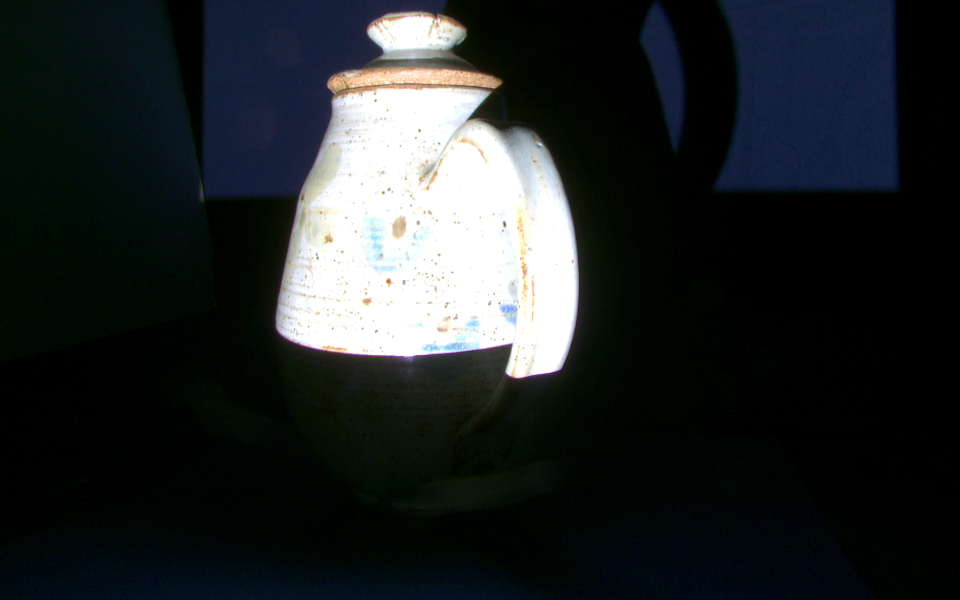
#> input picture Project/teapot/grab_1_u/frame_C0_21.png, 1920 x 1200 px, given in place of frame_C0_21.jpg, which was not available (shown at 1/2 size)
$ jupyter execute --allow-errors finalreport-Copy1.ipynb   (shell and % lines are left out)   (text cells are left out)
#> lines starting #> are read from the running program, lines starting #| are printed output that depends on the picture; pictures that were not available may be replaced by others from this repository, and a replacement may not be noted
### Project/camutils.py
import numpy as np
import scipy.optimize
import matplotlib.pyplot as plt

def makerotation(rx,ry,rz):
    """
    Generate a rotation matrix

    Parameters
    ----------
    rx,ry,rz : floats
        Amount to rotate around x, y and z axes in degrees

    Returns
    -------
    R : 2D numpy.array (dtype=float)
        Rotation matrix of shape (3,3)
    """
    rx = np.pi*rx/180.0
    ry = np.pi*ry/180.0
    rz = np.pi*rz/180.0

    Rx = np.array([[1,0,0],[0,np.cos(rx),-np.sin(rx)],[0,np.sin(rx),np.cos(rx)]])
    Ry = np.array([[np.cos(ry),0,-np.sin(ry)],[0,1,0],[np.sin(ry),0,np.cos(ry)]])
    Rz = np.array([[np.cos(rz),-np.sin(rz),0],[np.sin(rz),np.cos(rz),0],[0,0,1]])
    R = (Rz @ Ry @ Rx)

    return R

class Camera:
    """
    A simple data structure describing camera parameters

    The parameters describing the camera
    cam.f : float   --- camera focal length (in units of pixels)
    cam.c : 2x1 vector  --- offset of principle point
    cam.R : 3x3 matrix --- camera rotation
    cam.t : 3x1 vector --- camera translation


    """
    def __init__(self,f,c,R,t):
        self.f = f
        self.c = c
        self.R = R
        self.t = t

    def __str__(self):
        return f'Camera : \n f={self.f} \n c={self.c.T} \n R={self.R} \n t = {self.t.T}'

    # [159 lines left out: functions project, update_extrinsics, triangulate, residuals, calibratePose, not called in this run]


def decode(imprefix,start,threshold):
    """
    Decode 10bit gray code pattern with the given difference
    threshold.  We assume the images come in consective pairs
    with filenames of the form <prefix><start>.png - <prefix><start+20>.png
    (e.g. a start offset of 20 would yield image20.png, image01.png... image39.png)

    Parameters
    ----------
    imprefix : str
      prefix of where to find the images (assumed to be .png)

    start : int
      image offset.

    threshold : float

    Returns
    -------
    code : 2D numpy.array (dtype=float)

    mask : 2D numpy.array (dtype=float)


    """
    nbits = 10

    imgs = list()
    imgs_inv = list()
    print('loading',end='')
    for i in range(start,start+2*nbits,2):
        fname0 = '%s%2.2d.png' % (imprefix,i)
        fname1 = '%s%2.2d.png' % (imprefix,i+1)
        print('(',i,i+1,')',end='')
        img = plt.imread(fname0)
        img_inv = plt.imread(fname1)
        if (img.dtype == np.uint8):
            img = img.astype(float) / 256
            img_inv = img_inv.astype(float) / 256
        if (len(img.shape)>2):
            img = np.mean(img,axis=2)
            img_inv = np.mean(img_inv,axis=2)
        imgs.append(img)
        imgs_inv.append(img_inv)

    (h,w) = imgs[0].shape
    print('\n')

    gcd = np.zeros((h,w,nbits))
    mask = np.ones((h,w))
    for i in range(nbits):
        gcd[:,:,i] = imgs[i]>imgs_inv[i]
        mask = mask * (np.abs(imgs[i]-imgs_inv[i])>threshold)

    bcd = np.zeros((h,w,nbits))
    bcd[:,:,0] = gcd[:,:,0]
    for i in range(1,nbits):
        bcd[:,:,i] = np.logical_xor(bcd[:,:,i-1],gcd[:,:,i])

    code = np.zeros((h,w))
    for i in range(nbits):
        code = code + np.power(2,(nbits-i-1))*bcd[:,:,i]

    return code,mask


def reconstruct(imprefixL,imprefixR,threshold,camL,camR):
    """
    Simple reconstruction based on triangulating matched pairs of points
    between to view which have been encoded with a 20bit gray code.

    Parameters
    ----------
    imprefix : str
      prefix for where the images are stored

    threshold : float
      decodability threshold

    camL,camR : Camera
      camera parameters

    Returns
    -------
    pts2L,pts2R : 2D numpy.array (dtype=float)

    pts3 : 2D numpy.array (dtype=float)

    """

    CLh,maskLh = decode(imprefixL,0,threshold)
    CLv,maskLv = decode(imprefixL,20,threshold)
    CRh,maskRh = decode(imprefixR,0,threshold)
    CRv,maskRv = decode(imprefixR,20,threshold)

    CL = CLh + 1024*CLv
    maskL = maskLh*maskLv
    CR = CRh + 1024*CRv
    maskR = maskRh*maskRv

    h = CR.shape[0]
    w = CR.shape[1]

    subR = np.nonzero(maskR.flatten())
    subL = np.nonzero(maskL.flatten())

    CRgood = CR.flatten()[subR]
    CLgood = CL.flatten()[subL]

    _,submatchR,submatchL = np.intersect1d(CRgood,CLgood,return_indices=True)

    matchR = subR[0][submatchR]
    matchL = subL[0][submatchL]

    xx,yy = np.meshgrid(range(w),range(h))
    xx = np.reshape(xx,(-1,1))
    yy = np.reshape(yy,(-1,1))

    pts2R = np.concatenate((xx[matchR].T,yy[matchR].T),axis=0)
    pts2L = np.concatenate((xx[matchL].T,yy[matchL].T),axis=0)

    pts3 = triangulate(pts2L,camL,pts2R,camR)

    return pts2L,pts2R,pts3

### Project/finalreport-Copy1.ipynb
[cell 1]
import numpy as np
import matplotlib.pyplot as plt
import scipy.optimize
import matplotlib.patches as patches
from mpl_toolkits.mplot3d import Axes3D
import visutils

#> (a cell that did not finish here is left out)

[cell 3]
from camutils import Camera
from camutils import makerotation
from camutils import triangulate
from camutils import residuals
from camutils import calibratePose
from camutils import decode
from camutils import reconstruct

from visutils import vis_scene
from meshutils import writeply

[cell 4]
import cv2
import pickle
intrinsic_param = pickle.load(open('/Users/ooo/Documents/CS117/Project/calibration.pickle','rb'))
#> (reads Project/calibration.pickle from the repository)
fc= (intrinsic_param['fx']+intrinsic_param['fy'])/2

# create Camera objects representing the left and right cameras
# use the known intrinsic parameters you loaded in.
camL = Camera(f=fc,c=np.array([[intrinsic_param['cx'],intrinsic_param['cy']]]).T,
              t=np.array([[0,0,0]]).T, R=makerotation(0,0,0))
camR = Camera(f=fc,c=np.array([[intrinsic_param['cx'],intrinsic_param['cy']]]).T,
              t=np.array([[1,0,0]]).T, R=makerotation(0,0,0))
# load in the left and right images and find the coordinates of
# the chessboard corners using OpenCV
imgL = plt.imread('calib_jpg_u/frame_C0_21.jpg')
#> imgL is the input picture: shape (1200, 1920, 3) float32; mean R, G, B 0.139, 0.158, 0.161
#> (the rest of this cell did not finish here and is left out)

[cell 5]
# [28 lines left out: function color_decode, not called in this run]

[cell 6]
imprefixC0 = 'teapot/grab_0_u/frame_C0_'
imprefixC1 = 'teapot/grab_0_u/frame_C1_'
threshold = 0.02

#> (the rest of this cell did not finish here and is left out)

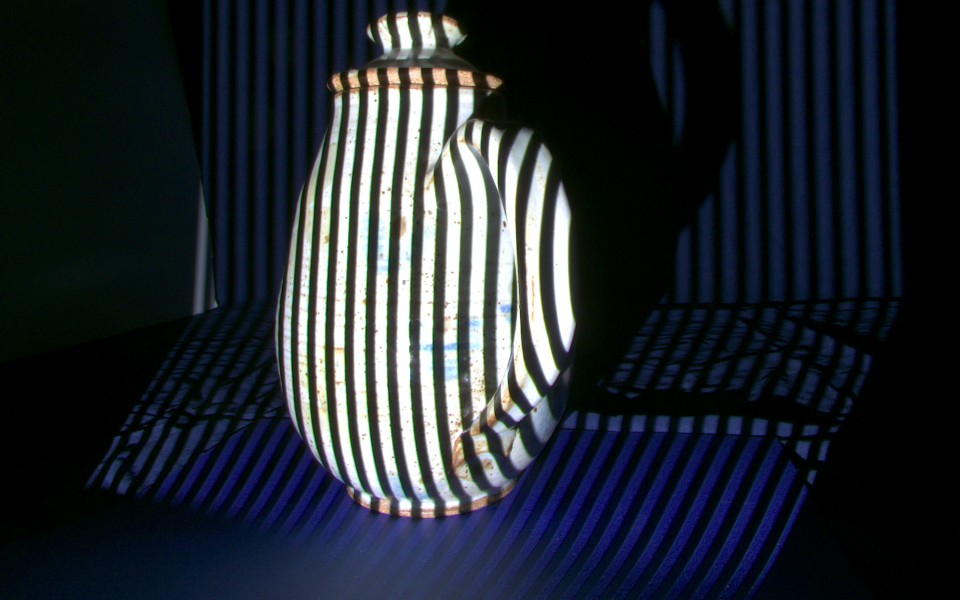
#> input picture Project/teapot/grab_1_u/frame_C0_13.png, 1920 x 1200 px, given in place of frame_C0_00.png, which was not available (shown at 1/2 size)
#> in decode, img is the input picture: shape (1200, 1920, 3) float32; mean R, G, B 0.132, 0.158, 0.185
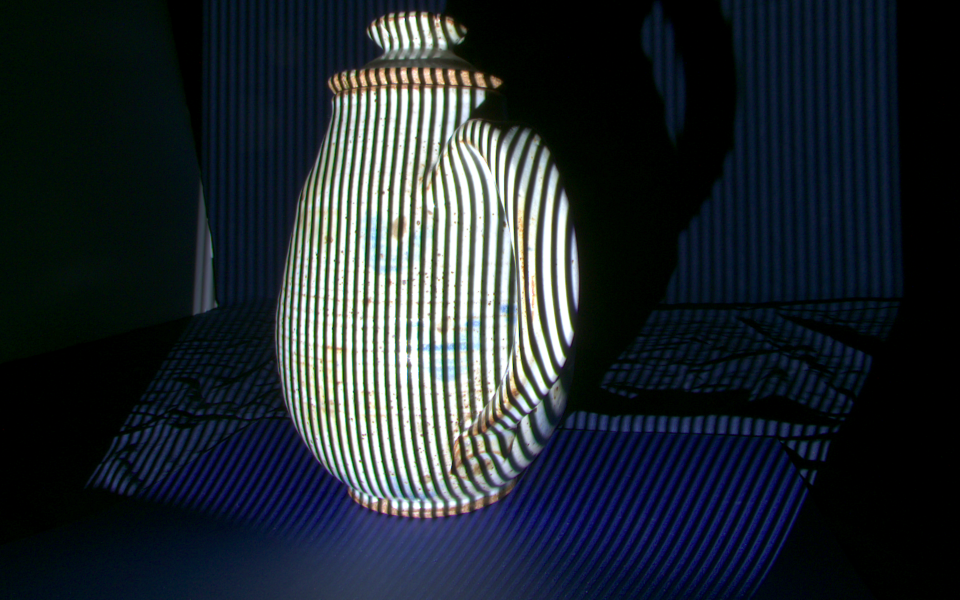
#> input picture Project/teapot/grab_1_u/frame_C0_15.png, 1920 x 1200 px, given in place of frame_C0_01.png, which was not available (shown at 1/2 size)
#> in decode, img_inv is the input picture: shape (1200, 1920, 3) float32; mean R, G, B 0.134, 0.166, 0.189
#> in decode, `img = np.mean(img,axis=2)`:
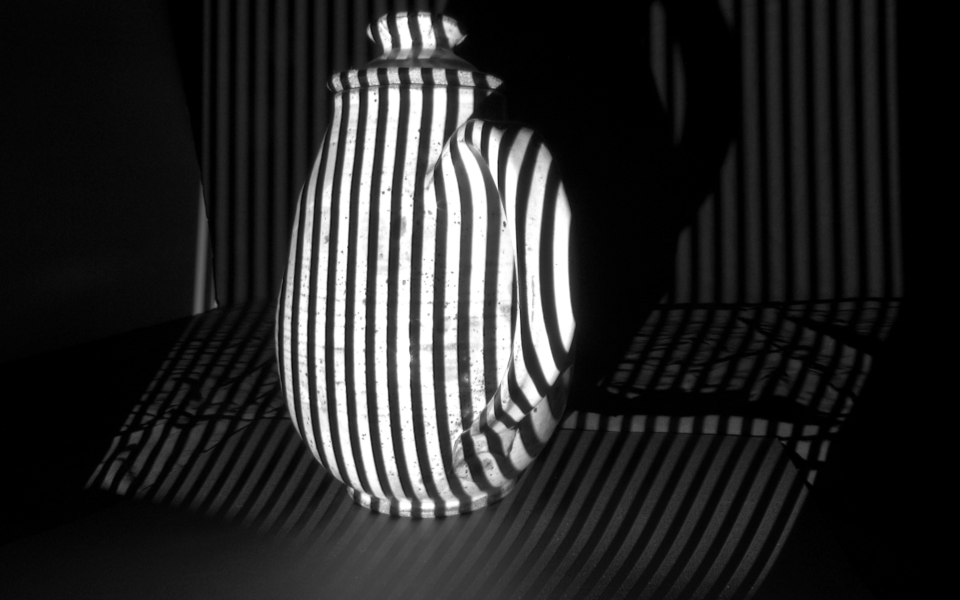
#> img: shape (1200, 1920) float32 (shown at 1/2 size); min 0, max 1, mean 0.158
#> in decode, `img_inv = np.mean(img_inv,axis=2)`:
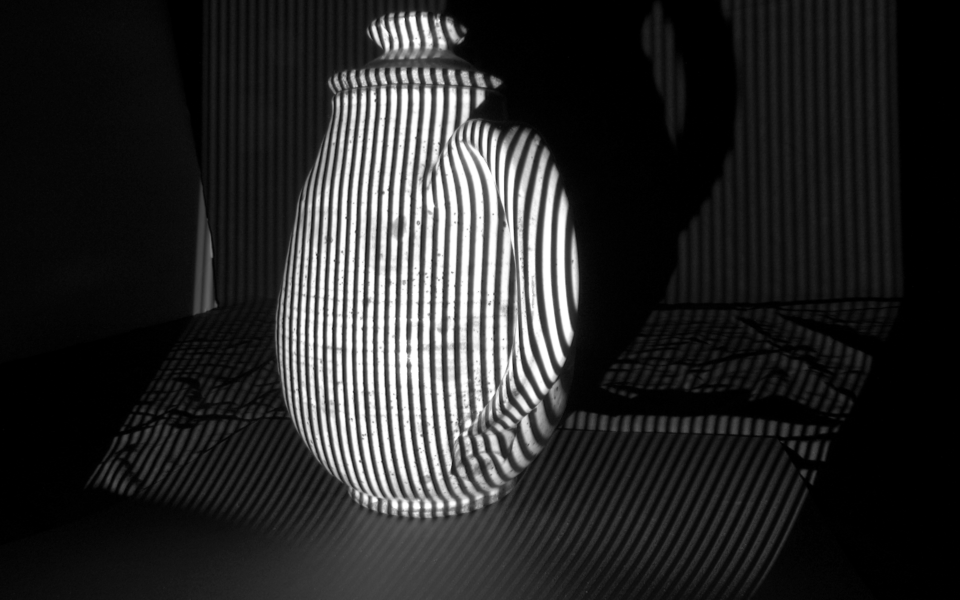
#> img_inv: shape (1200, 1920) float32 (shown at 1/2 size); min 0, max 1, mean 0.163
color,maskLc,maskRc = color_decode(pts2L,pts2R,'teapot/grab_0_u/color_',0,threshold)

#> (a cell that did not finish here is left out)

[cell 8]
## Mesh cleanup parameters
from scipy.spatial import Delaunay
def dis(a,b,c,tri):
    return np.sqrt(np.sum(np.power((pts3.T[tri[a][b]]-pts3.T[tri[a][c]]),2), axis=0))
# [51 lines left out: function clean_up, not called in this run]

[cell 9]
# [8 lines of commented-out code are left out]

[cell 10]
from meshutils import writeply

boxlimits = np.array([0,19,-16,10,27,40])
#> boxlimits = [0, 19, -16, 10, 27, 40]
trithresh = 1
#> (the rest of this cell did not finish here and is left out)

[cell 11]
imprefixC0 = 'teapot/grab_1_u/frame_C0_'
imprefixC1 = 'teapot/grab_1_u/frame_C1_'
threshold = 0.02

#> (the rest of this cell did not finish here and is left out)

color,maskLc,maskRc = color_decode(pts2L,pts2R,'teapot/grab_1_u/color_',0,threshold)
boxlimits = np.array([0,19,-16,20,0,50])
trithresh = 1
pts2L,pts2R,pts3,color, tri = clean_up(boxlimits,trithresh,pts2L,pts2R,pts3,color)
writeply(pts3,color,tri,'grab1.ply')
vis_scene(camL,camR,pts3,looklength=2)

[cell 12]
imprefixC0 = 'teapot/grab_2_u/frame_C0_'
#> imprefixC0 = 'teapot/grab_2_u/frame_C0_'
imprefixC1 = 'teapot/grab_2_u/frame_C1_'
threshold = 0.02

#> (the rest of this cell did not finish here and is left out)

color,maskLc,maskRc = color_decode(pts2L,pts2R,'teapot/grab_2_u/color_',0,threshold)
vis_scene(camL,camR,pts3,looklength=2)
boxlimits = np.array([0,19,-16,10,27,40])
trithresh = 1
pts2L,pts2R,pts3,color, tri = clean_up(boxlimits,trithresh,pts2L,pts2R,pts3,color)
writeply(pts3,color,tri,'grab2.ply')
vis_scene(camL,camR,pts3,looklength=2)

[cell 13]
imprefixC0 = 'teapot/grab_3_u/frame_C0_'
#> imprefixC0 = 'teapot/grab_3_u/frame_C0_'
imprefixC1 = 'teapot/grab_3_u/frame_C1_'
threshold = 0.03

#> (the rest of this cell did not finish here and is left out)

color,maskLc,maskRc = color_decode(pts2L,pts2R,'teapot/grab_3_u/color_',0,threshold)
boxlimits = np.array([-40,19,-10,0,-40,36])
trithresh = 1
pts2L,pts2R,pts3,color, tri = clean_up(boxlimits,trithresh,pts2L,pts2R,pts3,color)
writeply(pts3,color,tri,'grab3.ply')
vis_scene(camL,camR,pts3,looklength=2)

[cell 14]
import trimesh
#> (the rest of this cell did not finish here and is left out)

[cell 15]
imprefixC0 = 'teapot/grab_4_u/frame_C0_'
#> imprefixC0 = 'teapot/grab_4_u/frame_C0_'
imprefixC1 = 'teapot/grab_4_u/frame_C1_'
threshold = 0.02

#> (the rest of this cell did not finish here and is left out)

[cell 16]
imprefixC0 = 'teapot/grab_5_u/frame_C0_'
#> imprefixC0 = 'teapot/grab_5_u/frame_C0_'
imprefixC1 = 'teapot/grab_5_u/frame_C1_'
threshold = 0.02

#> (the rest of this cell did not finish here and is left out)

[cell 17]
imprefixC0 = 'teapot/grab_6_u/frame_C0_'
#> imprefixC0 = 'teapot/grab_6_u/frame_C0_'
imprefixC1 = 'teapot/grab_6_u/frame_C1_'
threshold = 0.02

#> (the rest of this cell did not finish here and is left out)
